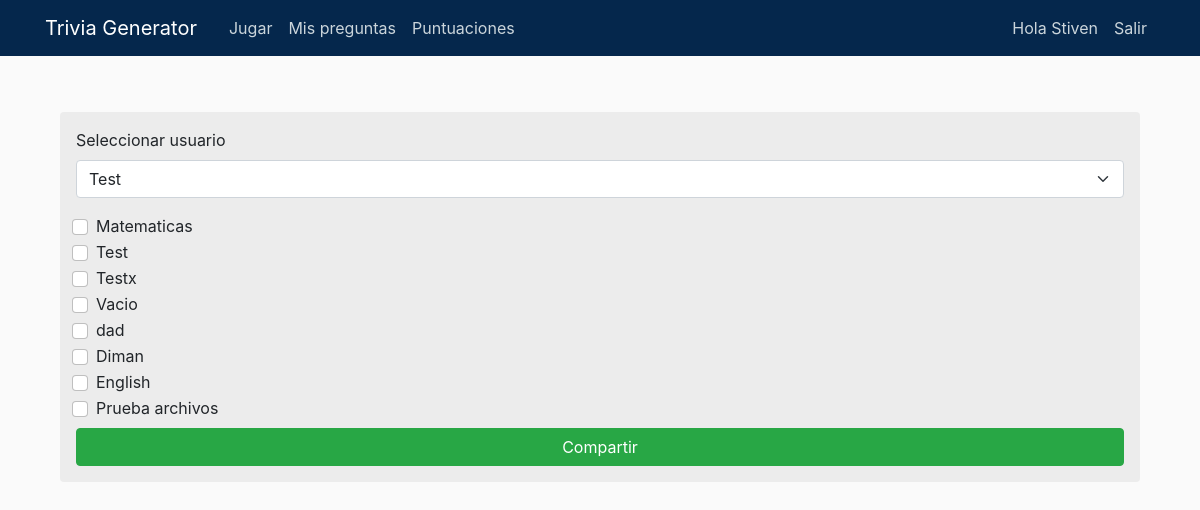
Before: /jugarUserr (signed in) with the older database file.
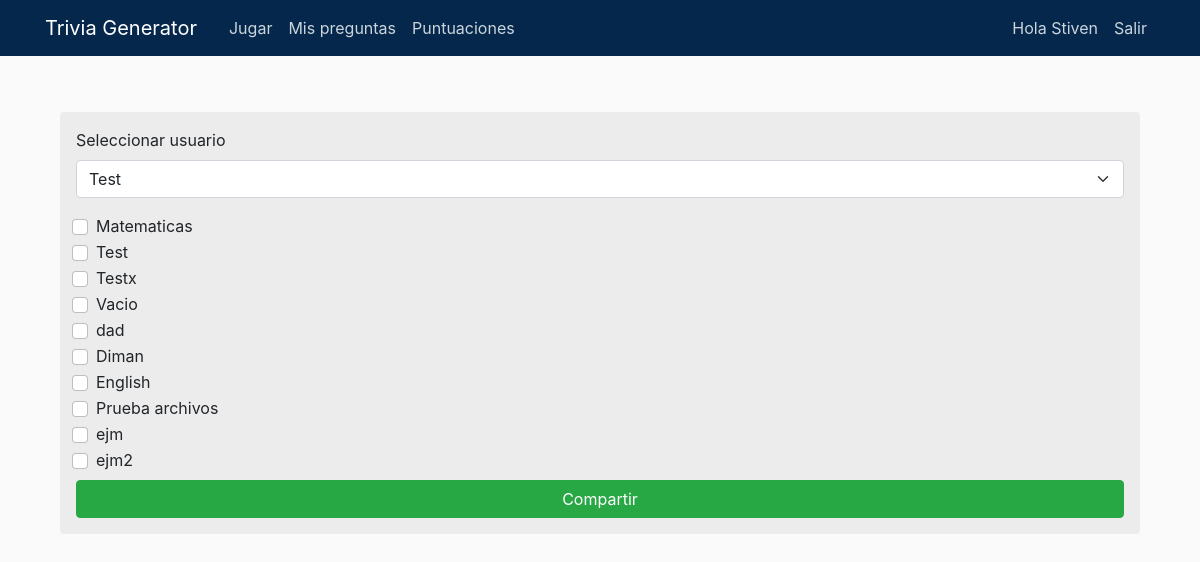
After: the same page with the newer database file.
### TGApp/models.py (models this page shows, shortened)
class Trivia(models.Model):
    autor = models.ForeignKey(User, on_delete=models.CASCADE, null=True)
    id = models.AutoField(primary_key=True)
    nombre = models.CharField(max_length=100)
    Tipo = models.CharField(max_length=100)

### TGApp/views.py (the view, shortened to what this page needs)
# urls.py: path('jugarUserr', views.acceso_trivia_test, name='acceso_test'),
def acceso_trivia_test(request):
    trivias = Trivia.objects.filter(autor=request.user)
    usuario_actual = request.user
    usuarios_acceso = user_inicio.objects.all()
    if not request.user.is_staff :
        return HttpResponse("No tienes permiso para acceder a esta página")
    trivia_seleccionadas = []
    context = {
        'trivias': trivias,
        'usuarios_acceso': usuarios_acceso,
    }
    return render(request, "TGApp/acceso_trivia.html", context)

### TGApp/templates/TGApp/acceso_trivia.html (shortened to what this page needs)
{% extends "TGApp/base.html" %}
{% block contenido %}
<div class="container">
  <div class="mt-4 p-3 bg-background text-body rounded">
    <form method="POST">
      <div class="mb-3">
        <label name="usuario_id" for="usuario_id" class="form-label">Seleccionar usuario</label>
        <select class="form-select" id="usuario_id" name="usuario_id" required>
          {% for usuario_acceso in usuarios_acceso %}
            {% if usuario_acceso.usuario != request.user %}
              <option value="{{ usuario_acceso.usuario.id }}" name="{{ usuario_acceso.usuario.id }}">{{ usuario_acceso.usuario.username }}</option>
            {% endif %}
          {% endfor %}
        </select>
</div>
{% for Trivia in trivias %}
  <div class="form-check">
    <input type="checkbox" class="form-check-input" id="{{ Trivia.Tipo }}" name="{{ Trivia.pk }}" value="{{ Trivia.pk }}">
    <label for="{{ Trivia.Tipo }}" class="form-check-label">
     {{ Trivia.Tipo }}
    </label>
</div>
{% endfor %}
<button type="submit" class="btn btn-success btn-block mt-2">Compartir</button>
</form>
{% endblock %}

### TGApp/templates/TGApp/base.html (shortened to what this page needs)
{% load static %}
<!DOCTYPE html>
<html>
<head>
    <link href="https://cdn.jsdelivr.net/npm/bootstrap@5.1.3/dist/css/bootstrap.min.css" rel="stylesheet">
    <link rel="stylesheet" href="https://stackpath.bootstrapcdn.com/bootstrap/4.5.0/css/bootstrap.min.css">
    <link rel="stylesheet" type="text/css" href="{% static 'TGApp/main.css' %}">
</head>
<body>
    <header class="site-header">
      <nav class="navbar navbar-expand-md navbar-dark bg-steel fixed-top">
        <div class="container">
          <a class="navbar-brand mr-4" href="{% url 'inicio' %}">Trivia Generator</a>
          <div class="collapse navbar-collapse" id="navbarToggle">
            {% if user.is_authenticated and user.is_staff %}
            <div class="navbar-nav mr-auto">
              <a class="nav-item nav-link" href="{% url 'jugar' %}">Jugar</a>
              <a class="nav-item nav-link" href="{% url 'preguntas' %}">Mis preguntas</a>
              <a class="nav-item nav-link" href="{% url 'puntuaciones' %}">Puntuaciones</a>
            </div>
            {% elif user.is_authenticated and not user.is_staff%}
            <div class="navbar-nav mr-auto">
              <a class="nav-item nav-link" href="{% url 'acceso' %}">Jugar</a>
              <a class="nav-item nav-link" href="{% url 'puntuaciones' %}">Puntuaciones</a>
            </div>
            {% elif not user.is_authenticated%}
            <div class="navbar-nav mr-auto">
              <a class="nav-item nav-link" href="{% url 'login' %}">Jugar</a>
              <a class="nav-item nav-link" href="{% url 'login' %}">Puntuaciones</a>
            </div>
            {% endif %}
            {% if user.is_authenticated %}
              <div class="navbar-nav">
                <a class="nav-item nav-link" >Hola {{ request.user }}</a>
                <a class="nav-item nav-link" href="{% url 'logout' %}">Salir</a>
              </div>
            {% else %}
              <div class="navbar-nav">
                <a class="nav-item nav-link" href="{% url 'login' %}">Login</a>
                <a class="nav-item nav-link" href="{% url 'registrar' %}">Registrarse</a>
                <a class="nav-item nav-link" href="{% url 'registrar_user' %}">Registrarse User</a>
              </div>
            {% endif %}
          </div>
        </div>
      </nav>
    </header>
    <div class="container">
      <div class="row">
        <div class="col-12 mt-2">
          {% block contenido %}  {% endblock %}
        </div>
      </div>
    </div>
  </body>
</html>

### TGApp/static/TGApp/main.css (style rules this page uses)
body { background: #fafafa; margin-top: 5rem; }
.bg-steel { background-color: #05274c; }
.site-header .navbar-nav .nav-link { color: #cbd5db; }
.bg-background { background-color: #ececec; }

Changed rows visible on the page:
added Trivia: Tipo "ejm"
added Trivia: Tipo "ejm2"
